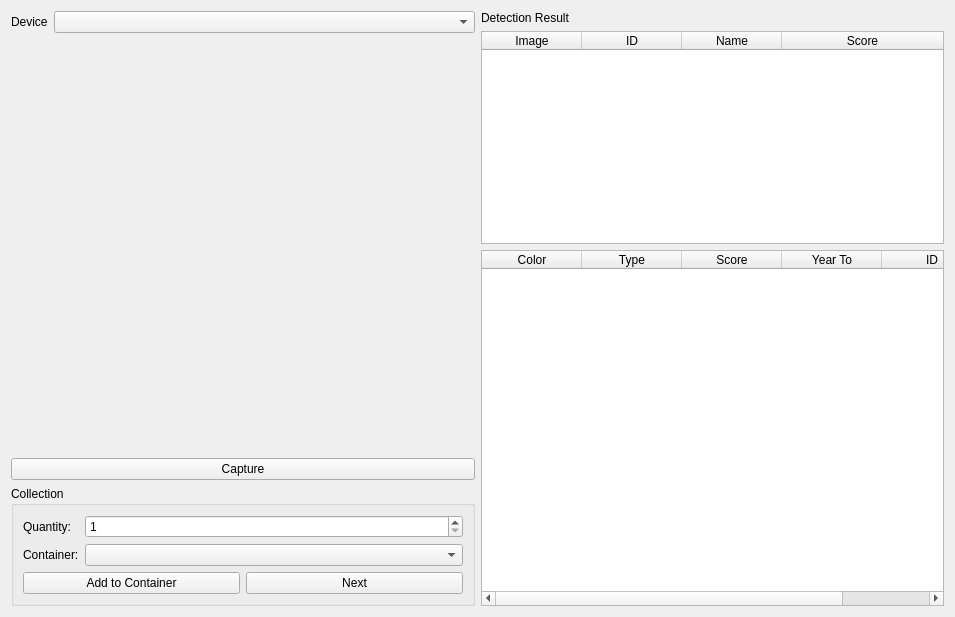
<?xml version="1.0" encoding="UTF-8"?>
<ui version="4.0">
 <class>AddFromCameraWidget</class>
 <widget class="QWidget" name="AddFromCameraWidget">
  <property name="geometry">
   <rect>
    <x>0</x>
    <y>0</y>
    <width>955</width>
    <height>617</height>
   </rect>
  </property>
  <property name="windowTitle">
   <string>Form</string>
  </property>
  <layout class="QVBoxLayout" name="verticalLayout">
   <item>
    <layout class="QVBoxLayout" name="cameraTabLayout">
     <item>
      <layout class="QHBoxLayout" name="dialogLayout" stretch="1,1">
       <item>
        <layout class="QVBoxLayout" name="acqCollLayout">
         <item>
          <layout class="QHBoxLayout" name="acquisitionOptLayout" stretch="0,1">
           <item>
            <widget class="QLabel" name="acquisitionLabel">
             <property name="text">
              <string>Device</string>
             </property>
            </widget>
           </item>
           <item>
            <widget class="QComboBox" name="acquisition_combo"/>
           </item>
          </layout>
         </item>
         <item>
          <layout class="QVBoxLayout" name="cameraLayout">
           <item>
            <widget class="QWidget" name="cameraView" native="true">
             <property name="sizePolicy">
              <sizepolicy hsizetype="Preferred" vsizetype="Expanding">
               <horstretch>0</horstretch>
               <verstretch>0</verstretch>
              </sizepolicy>
             </property>
            </widget>
           </item>
           <item>
            <widget class="QPushButton" name="captureButton">
             <property name="text">
              <string>Capture</string>
             </property>
            </widget>
           </item>
          </layout>
         </item>
         <item>
          <widget class="QGroupBox" name="collectionGroupBox">
           <property name="title">
            <string>Collection</string>
           </property>
           <layout class="QVBoxLayout" name="collectionLayout">
            <item>
             <layout class="QGridLayout" name="gridLayout" columnstretch="0,2">
              <item row="0" column="0">
               <widget class="QLabel" name="qtyLabel">
                <property name="text">
                 <string>Quantity:</string>
                </property>
               </widget>
              </item>
              <item row="0" column="1">
               <widget class="QSpinBox" name="qtySpinBox">
                <property name="minimum">
                 <number>1</number>
                </property>
                <property name="maximum">
                 <number>999</number>
                </property>
               </widget>
              </item>
              <item row="1" column="0">
               <widget class="QLabel" name="containerLabel">
                <property name="text">
                 <string>Container:</string>
                </property>
               </widget>
              </item>
              <item row="1" column="1">
               <widget class="QComboBox" name="containerCombobox">
                <property name="frame">
                 <bool>true</bool>
                </property>
               </widget>
              </item>
             </layout>
            </item>
            <item>
             <layout class="QHBoxLayout" name="collectionActionLayout">
              <item>
               <widget class="QPushButton" name="addToContainerButton">
                <property name="minimumSize">
                 <size>
                  <width>0</width>
                  <height>0</height>
                 </size>
                </property>
                <property name="text">
                 <string>Add to Container</string>
                </property>
               </widget>
              </item>
              <item>
               <widget class="QPushButton" name="skipButton">
                <property name="minimumSize">
                 <size>
                  <width>0</width>
                  <height>0</height>
                 </size>
                </property>
                <property name="text">
                 <string>Next</string>
                </property>
               </widget>
              </item>
             </layout>
            </item>
           </layout>
          </widget>
         </item>
        </layout>
       </item>
       <item>
        <layout class="QVBoxLayout" name="partsColorsLayout" stretch="0,3,5">
         <item>
          <widget class="QLabel" name="detactionResultLabel">
           <property name="text">
            <string>Detection Result</string>
           </property>
          </widget>
         </item>
         <item>
          <widget class="QTableWidget" name="parts_list">
           <property name="editTriggers">
            <set>QAbstractItemView::EditTrigger::NoEditTriggers</set>
           </property>
           <property name="selectionMode">
            <enum>QAbstractItemView::SelectionMode::SingleSelection</enum>
           </property>
           <property name="selectionBehavior">
            <enum>QAbstractItemView::SelectionBehavior::SelectRows</enum>
           </property>
           <property name="iconSize">
            <size>
             <width>100</width>
             <height>100</height>
            </size>
           </property>
           <property name="showGrid">
            <bool>false</bool>
           </property>
           <property name="gridStyle">
            <enum>Qt::PenStyle::NoPen</enum>
           </property>
           <property name="sortingEnabled">
            <bool>true</bool>
           </property>
           <property name="rowCount">
            <number>0</number>
           </property>
           <property name="columnCount">
            <number>4</number>
           </property>
           <attribute name="horizontalHeaderStretchLastSection">
            <bool>true</bool>
           </attribute>
           <attribute name="verticalHeaderStretchLastSection">
            <bool>false</bool>
           </attribute>
           <column>
            <property name="text">
             <string>Image</string>
            </property>
           </column>
           <column>
            <property name="text">
             <string>ID</string>
            </property>
           </column>
           <column>
            <property name="text">
             <string>Name</string>
            </property>
           </column>
           <column>
            <property name="text">
             <string>Score</string>
            </property>
           </column>
          </widget>
         </item>
         <item>
          <widget class="QTableWidget" name="colors_list">
           <property name="editTriggers">
            <set>QAbstractItemView::EditTrigger::NoEditTriggers</set>
           </property>
           <property name="selectionMode">
            <enum>QAbstractItemView::SelectionMode::SingleSelection</enum>
           </property>
           <property name="selectionBehavior">
            <enum>QAbstractItemView::SelectionBehavior::SelectRows</enum>
           </property>
           <property name="sortingEnabled">
            <bool>true</bool>
           </property>
           <attribute name="horizontalHeaderStretchLastSection">
            <bool>true</bool>
           </attribute>
           <column>
            <property name="text">
             <string>Color</string>
            </property>
           </column>
           <column>
            <property name="text">
             <string>Type</string>
            </property>
           </column>
           <column>
            <property name="text">
             <string>Score</string>
            </property>
           </column>
           <column>
            <property name="text">
             <string>Year To</string>
            </property>
           </column>
           <column>
            <property name="text">
             <string>ID</string>
            </property>
           </column>
          </widget>
         </item>
        </layout>
       </item>
      </layout>
     </item>
    </layout>
   </item>
  </layout>
 </widget>
 <resources/>
 <connections/>
</ui>
